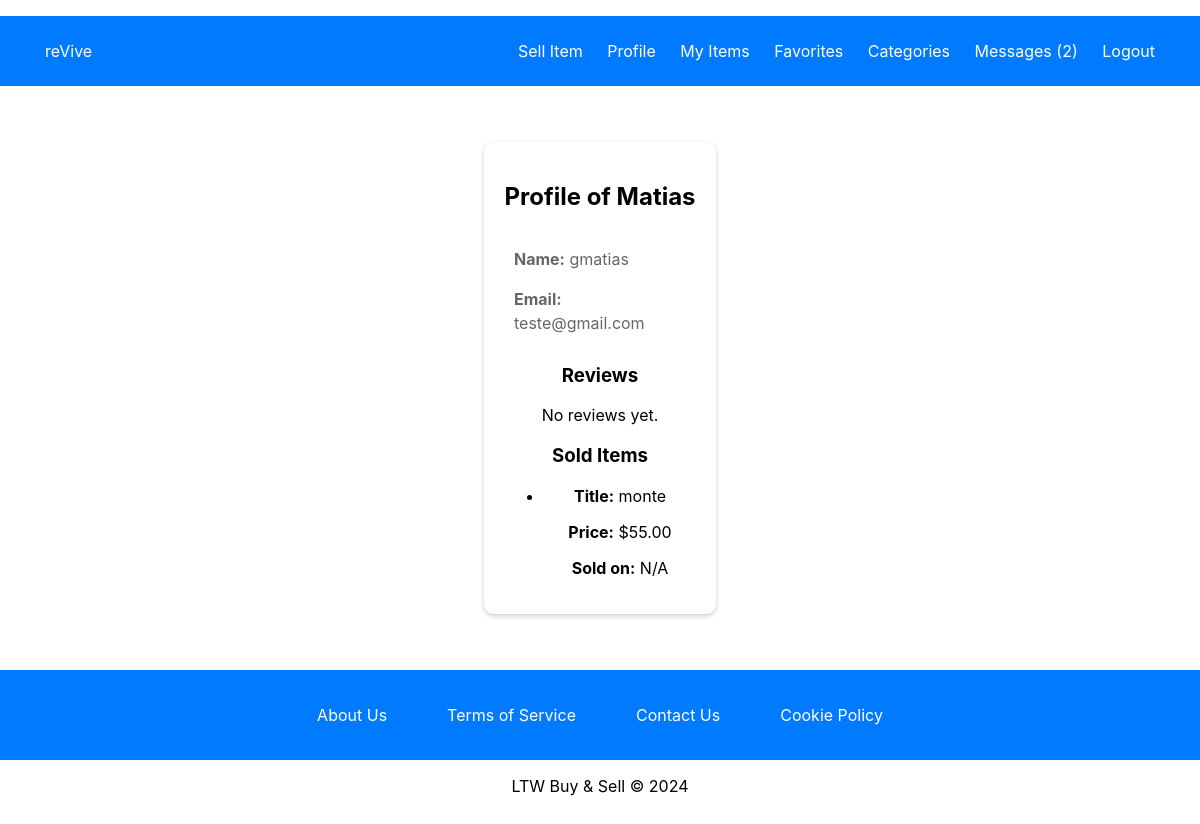
Before: /pages/user_profile.php?user_id=4 (signed in) with the older database file.
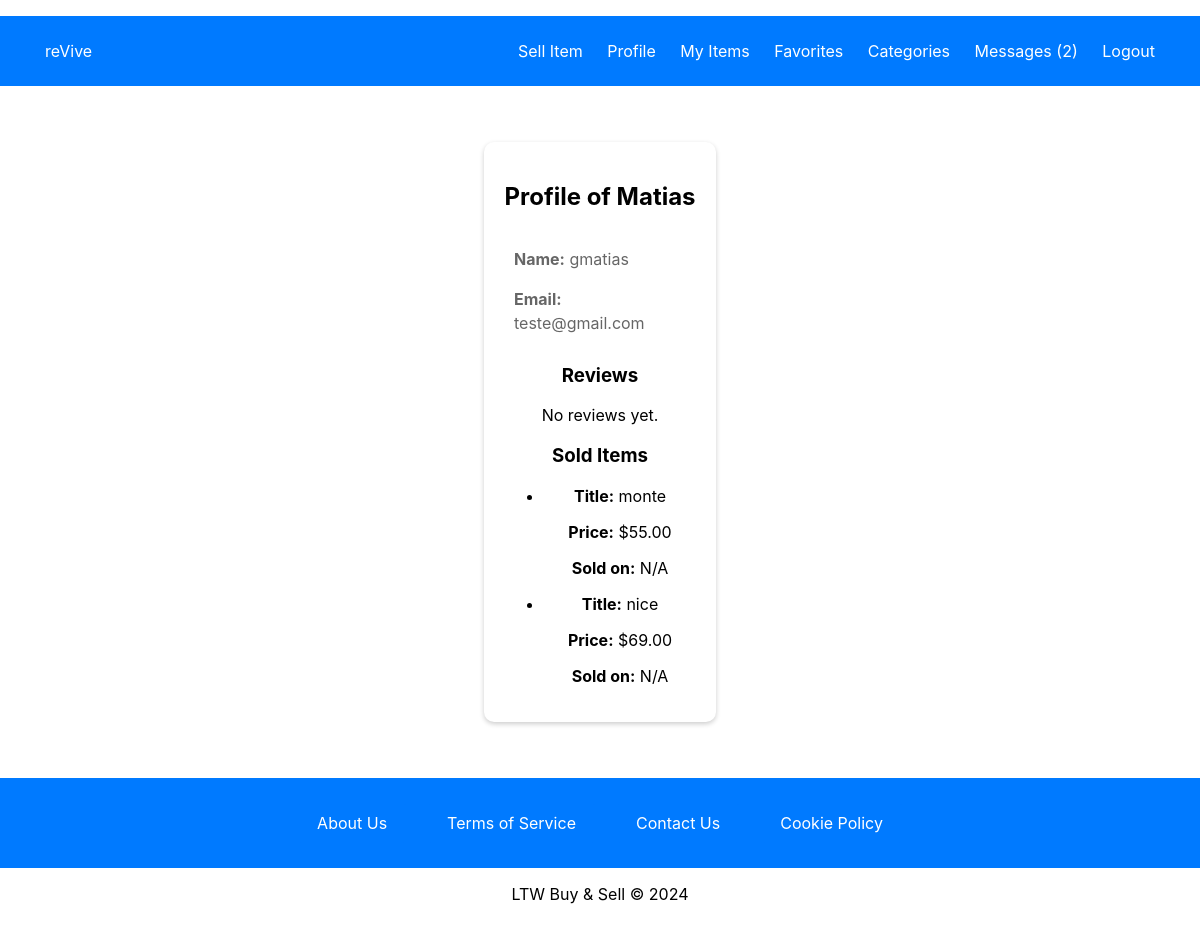
After: the same page with the newer database file.
### tables this page shows
CREATE TABLE users (
    user_id INTEGER PRIMARY KEY AUTOINCREMENT,
    name TEXT NOT NULL,
    username TEXT NOT NULL UNIQUE,
    password TEXT NOT NULL,
    email TEXT NOT NULL UNIQUE,
    is_admin BOOLEAN NOT NULL DEFAULT 0
);

CREATE TABLE items (
    item_id INTEGER PRIMARY KEY AUTOINCREMENT,
    user_id INTEGER NOT NULL,
    category_id INTEGER NOT NULL,
    title TEXT NOT NULL,
    description TEXT NOT NULL,
    city TEXT NOT NULL,
    price REAL NOT NULL,
    image_path TEXT,
    FOREIGN KEY (user_id) REFERENCES users(user_id),
    FOREIGN KEY (category_id) REFERENCES categories(category_id)
);

### utils/session.php (called while the page is built, shortened)
<?php
class Session {
    public function isLoggedIn() {
        return isset($_SESSION['user_id']);
    }
    public function getId() {
        return $_SESSION['user_id'] ?? null;
    }
    public function getUnreadMessageCount(PDO $db) {
        $userId = $this->getId();
        $stmt = $db->prepare('SELECT COUNT(*) FROM messages WHERE receiver_id = ? AND is_read = 0');
        $stmt->execute([$userId]);
        return $stmt->fetchColumn();
    }
}
?>

### database/connection.db.php (called while the page is built, shortened)
<?php
  function getDatabaseConnection() : PDO {
    $db = new PDO('sqlite:' . __DIR__ . '/../database/sql/ltw_project.db');
    $db->setAttribute(PDO::ATTR_DEFAULT_FETCH_MODE, PDO::FETCH_ASSOC);
    $db->setAttribute(PDO::ATTR_ERRMODE, PDO::ERRMODE_EXCEPTION);
    return $db;
  }
?>

### database/users.class.php (called while the page is built, shortened)
<?php
class Users {
    public function __construct(int $id, string $name, string $username, string $email, bool $is_admin) {
        $this->name = $name;
        $this->username = $username;
        $this->email = $email;
    }
    public static function getUser(PDO $db, int $id): ?Users {
        $stmt = $db->prepare('SELECT user_id, name, username, email, is_admin FROM users WHERE user_id = ?');
        $stmt->execute([$id]);
        $user = $stmt->fetch(PDO::FETCH_ASSOC);
        if ($user) {
            return new Users(
                $user['user_id'],
                $user['name'],
                $user['username'],
                $user['email'],
                (bool) $user['is_admin']
            );
        } else {
            return null;
        }
    }
}
?>

### database/reviews.class.php (called while the page is built, shortened)
<?php
class Reviews {
    public static function getReviewsByUser(PDO $db, int $userId): array {
        $stmt = $db->prepare("
            SELECT items.title, reviews.rating, reviews.comment, reviews.review_date
            FROM reviews
            JOIN items ON reviews.item_id = items.item_id
            WHERE items.user_id = ?
        ");
        $stmt->execute([$userId]);
        return $stmt->fetchAll(PDO::FETCH_ASSOC);
    }
}

### database/items.class.php (called while the page is built, shortened)
<?php
class Item {
    public function __construct(array $data = []) {
        $this->title = $data['title'] ?? '';
        $this->sold_date = $data['sold_date'] ?? null;
    }
    public static function getItemsByUser(PDO $db, int $user_id): array {
        $stmt = $db->prepare('SELECT * FROM Items WHERE user_id = ?');
        $stmt->execute([$user_id]);
        $items = [];
        while ($row = $stmt->fetch(PDO::FETCH_ASSOC)) {
            $items[] = new Item($row);
        }
        return $items;
    }
}
?>

### pages/user_profile.php (the view)
<?php
require_once(__DIR__ . '/../utils/session.php');
require_once(__DIR__ . '/../database/connection.db.php');
require_once(__DIR__ . '/../database/users.class.php');
require_once(__DIR__ . '/../database/reviews.class.php');
require_once(__DIR__ . '/../database/items.class.php');
require_once(__DIR__ . '/../templates/common.php');
$session = new Session();
$db = getDatabaseConnection();
$user_id = intval($_GET['user_id']);
$user = Users::getUser($db, $user_id);
$reviews = Reviews::getReviewsByUser($db, $user_id);
$soldItems = Item::getItemsByUser($db, $user_id);
drawHeader($user->username . "'s Profile", true, $session->isLoggedIn(), $session);
?>
<link rel="stylesheet" type="text/css" href="../styles/profile.css">
<div class="profile-container">
    <h2>Profile of <?php echo htmlspecialchars($user->username); ?></h2>
    <div class="profile-details">
        <p><strong>Name:</strong> <?php echo htmlspecialchars($user->name); ?></p>
        <p><strong>Email:</strong> <?php echo htmlspecialchars($user->email); ?></p>
    </div>
    <h3>Reviews</h3>
    <div class="user-reviews">
        <?php if (count($reviews) > 0): ?>
            <ul>
                <?php foreach ($reviews as $review): ?>
                    <li>
                        <p><strong>Rating:</strong> <?php echo htmlspecialchars($review['rating']); ?>/5</p>
                        <p><strong>Comment:</strong> <?php echo htmlspecialchars($review['comment']); ?></p>
                        <p><strong>Date:</strong> <?php echo htmlspecialchars($review['review_date']); ?></p>
                    </li>
                <?php endforeach; ?>
            </ul>
        <?php else: ?>
            <p>No reviews yet.</p>
        <?php endif; ?>
    </div>
    <h3>Sold Items</h3>
    <div class="sold-items">
        <?php if (count($soldItems) > 0): ?>
            <ul>
                <?php foreach ($soldItems as $item): ?>
                    <li>
                        <p><strong>Title:</strong> <?php echo htmlspecialchars($item->title); ?></p>
                        <p><strong>Price:</strong> $<?php echo htmlspecialchars(number_format($item->price, 2)); ?></p>
                        <p><strong>Sold on:</strong> <?php echo htmlspecialchars($item->sold_date ?? 'N/A'); ?></p>
                    </li>
                <?php endforeach; ?>
            </ul>
        <?php else: ?>
            <p>No items sold yet.</p>
        <?php endif; ?>
    </div>
</div>
<?php
drawFooter();
?>

### templates/common.php (shortened to what this page needs)
<?php
require_once(__DIR__ . '/../utils/session.php');
require_once(__DIR__ . '/../database/connection.db.php');
function drawHeader($title = 'reVive : Buy and Sell', $includeTopBar = false, $includeProfileIcon = false, Session $session = null) {
    ?>
    <!DOCTYPE html>
    <html lang="en">
    <head>
        <link rel="stylesheet" type="text/css" href="../styles/register.css">
        <link rel="stylesheet" type="text/css" href="../styles/mainPage.css">
        <link rel="stylesheet" type="text/css" href="../styles/login.css">
    </head>
    <body>
        <header>
            <?php if ($includeTopBar): ?>
            <div class="top-bar">
                <div class="top-bar-left">
                    <a href="../pages/index.php">reVive</a>
                </div>
                <div class="top-bar-right">
                    <?php if ($session && $session->isLoggedIn()): ?>
                        <a href="../pages/create_item.php" class="profile-icon">Sell Item</a>
                        <?php if ($includeProfileIcon): ?>
                            <a href="../pages/profile.php" class="profile-icon">Profile</a>
                        <?php endif; ?>
                        <a href="../pages/my_items.php">My Items</a>
                        <a href="../pages/favorites.php">Favorites</a>
                        <a href="../pages/categories.php">Categories</a>
                        <?php $unreadCount = $session->getUnreadMessageCount(getDatabaseConnection()); ?>
                        <a href="../pages/conversations.php">Messages<?= $unreadCount > 0 ? " ($unreadCount)" : "" ?></a>
                        <a href="../actions/action_logout.php">Logout</a>
                    <?php else: ?>
                        <a href="../pages/login.php">Login</a>
                        <a href="../pages/register.php">Create Account</a>
                    <?php endif; ?>
                </div>
            </div>
            <?php endif; ?>
        </header>
        <main>
    <?php
}
function drawFooter() {
    ?>
        </main>
        <footer>
            <div class="bottom-bar">
                <div class="bottom-bar-container">
                    <a href="../pages/about-us.php" class="bottom-bar-button">About Us</a>
                    <a href="../pages/terms.php" class="bottom-bar-button">Terms of Service</a>
                    <a href="../pages/contact.php" class="bottom-bar-button">Contact Us</a>
                    <a href="../pages/cookies.php" class="bottom-bar-button">Cookie Policy</a>
                </div>
            </div>
            <p>LTW Buy & Sell &copy; 2024</p>
        </footer>
    </body>
    </html>
    <?php
}
?>

### styles/register.css (style rules this page uses)
body, html { height: 100%; margin: 0; font-family: -apple-system, BlinkMacSystemFont, "Segoe UI", Roboto, "Helvetica Neue", Arial, sans-serif; }
header h1, footer { text-align: center; }
header, footer { margin: 0; padding: 1em 0; }

### styles/mainPage.css (style rules this page uses)
html, body { height: 100%; margin: 0; padding: 0; display: flex; flex-direction: column; font-family: -apple-system, BlinkMacSystemFont, "Segoe UI", Roboto, "Helvetica Neue", Arial, sans-serif; }
body { min-height: 100vh; display: flex; flex-direction: column; }
main { flex: 1; display: flex; flex-direction: column; }
footer { flex-shrink: 0; width: 100%; text-align: center; }
.bottom-bar { background-color: #007aff; color: white; padding: 20px 0; text-align: center; display: flex; justify-content: center; }
.bottom-bar-container { display: flex; justify-content: space-evenly; max-width: 1200px; margin: 0 auto; }
.bottom-bar-button { padding: 10px 20px; color: white; background-color: #007aff; border: none; border-radius: 5px; font-size: 16px; cursor: pointer; transition: background-color 0.3s, color 0.3s; text-align: center; display: inline-block; margin: 0 10px; }

### styles/login.css (style rules this page uses)
body, html { height: 100%; margin: 0; font-family: -apple-system, BlinkMacSystemFont, "Segoe UI", Roboto, "Helvetica Neue", Arial, sans-serif; }
header h1, footer { text-align: center; }
header, footer { margin: 0; padding: 1em 0; }

### styles/profile.css (style rules this page uses)
.profile-container { max-width: 800px; margin: 40px auto; padding: 20px; background: #fff; box-shadow: 0 2px 5px rgba(0,0,0,0.2); border-radius: 10px; text-align: left; }
.profile-details p { font-size: 16px; color: #666; line-height: 1.5; margin-bottom: 10px; }
body, html { height: 100%; margin: 0; font-family: -apple-system, BlinkMacSystemFont, "Segoe UI", Roboto, "Helvetica Neue", Arial, sans-serif; }
main { display: flex; flex-direction: column; align-items: center; justify-content: center; flex-grow: 1; }
footer { flex-shrink: 0; width: 100%; text-align: center; }
.profile-container { text-align: center; }
.profile-details { display: inline-block; text-align: left; max-width: 90%; }

### templates/common.php (style rules this page uses)
.top-bar, .bottom-bar { background-color: #007aff; color: white; display: flex; justify-content: space-between; padding: 25px 35px; align-items: center; }
.top-bar a, .bottom-bar-button { color: white; text-decoration: none; margin: 0 10px; font-size: 16px; transition: background-color 0.3s, transform 0.2s, box-shadow 0.2s; }
.profile-icon { margin-right: 10px; cursor: pointer; }

Changed rows visible on the page:
added items: title "nice", price "69.00", sold_date "N/A"
